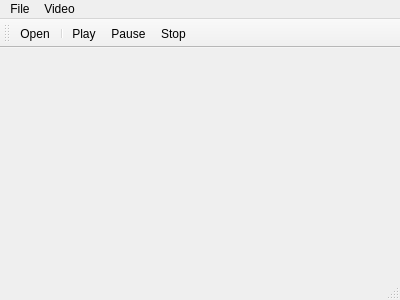
<?xml version="1.0" encoding="UTF-8"?>
<ui version="4.0">
 <class>MainWindow</class>
 <widget class="QMainWindow" name="MainWindow">
  <property name="geometry">
   <rect>
    <x>0</x>
    <y>0</y>
    <width>400</width>
    <height>300</height>
   </rect>
  </property>
  <property name="windowTitle">
   <string>MainWindow</string>
  </property>
  <widget class="QWidget" name="centralWidget"/>
  <widget class="QMenuBar" name="menuBar">
   <property name="geometry">
    <rect>
     <x>0</x>
     <y>0</y>
     <width>400</width>
     <height>23</height>
    </rect>
   </property>
   <widget class="QMenu" name="menuFile">
    <property name="title">
     <string>File</string>
    </property>
    <addaction name="actionOpen"/>
    <addaction name="actionExit"/>
   </widget>
   <widget class="QMenu" name="menuVideo">
    <property name="title">
     <string>Video</string>
    </property>
    <addaction name="actionPlay"/>
    <addaction name="actionPause"/>
    <addaction name="actionStop"/>
   </widget>
   <addaction name="menuFile"/>
   <addaction name="menuVideo"/>
  </widget>
  <widget class="QToolBar" name="mainToolBar">
   <attribute name="toolBarArea">
    <enum>TopToolBarArea</enum>
   </attribute>
   <attribute name="toolBarBreak">
    <bool>false</bool>
   </attribute>
   <addaction name="actionOpen"/>
   <addaction name="separator"/>
   <addaction name="actionPlay"/>
   <addaction name="actionPause"/>
   <addaction name="actionStop"/>
  </widget>
  <widget class="QStatusBar" name="statusBar"/>
  <action name="actionOpen">
   <property name="icon">
    <iconset resource="Resources.qrc">
     <normaloff>:/images/icons/folder_page_white.png</normaloff>:/images/icons/folder_page_white.png</iconset>
   </property>
   <property name="text">
    <string>Open</string>
   </property>
   <property name="toolTip">
    <string>Open a File </string>
   </property>
  </action>
  <action name="actionPlay">
   <property name="icon">
    <iconset resource="Resources.qrc">
     <normaloff>:/images/icons/control_play.png</normaloff>:/images/icons/control_play.png</iconset>
   </property>
   <property name="text">
    <string>Play</string>
   </property>
   <property name="toolTip">
    <string>Play a File</string>
   </property>
   <property name="shortcut">
    <string>Space</string>
   </property>
  </action>
  <action name="actionPause">
   <property name="icon">
    <iconset resource="Resources.qrc">
     <normaloff>:/images/icons/control_pause.png</normaloff>:/images/icons/control_pause.png</iconset>
   </property>
   <property name="text">
    <string>Pause</string>
   </property>
   <property name="toolTip">
    <string>Pause a File</string>
   </property>
   <property name="shortcut">
    <string>Space</string>
   </property>
  </action>
  <action name="actionStop">
   <property name="icon">
    <iconset resource="Resources.qrc">
     <normaloff>:/images/icons/control_stop.png</normaloff>:/images/icons/control_stop.png</iconset>
   </property>
   <property name="text">
    <string>Stop</string>
   </property>
  </action>
  <action name="actionExit">
   <property name="text">
    <string>Exit</string>
   </property>
  </action>
 </widget>
 <layoutdefault spacing="6" margin="11"/>
 <resources>
  <include location="Resources.qrc"/>
 </resources>
 <connections/>
</ui>
